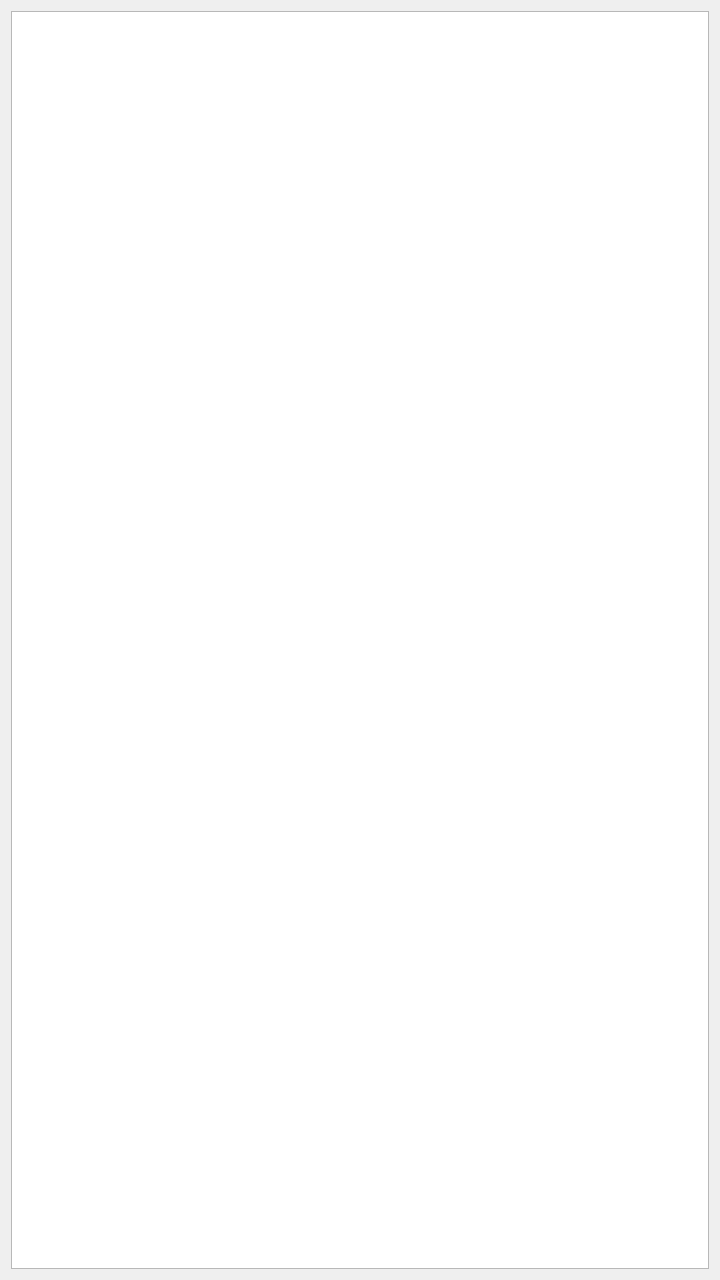
<?xml version="1.0" encoding="UTF-8"?>
<ui version="4.0">
 <class>DialogEditTask</class>
 <widget class="QDialog" name="DialogEditTask">
  <property name="windowModality">
   <enum>Qt::WindowModal</enum>
  </property>
  <property name="geometry">
   <rect>
    <x>0</x>
    <y>0</y>
    <width>720</width>
    <height>1280</height>
   </rect>
  </property>
  <property name="windowTitle">
   <string>Dialog</string>
  </property>
  <layout class="QGridLayout" name="gridLayout">
   <item row="0" column="0">
    <layout class="QVBoxLayout" name="verticalLayout" stretch="0">
     <item>
      <widget class="QPlainTextEdit" name="plainTextEdit"/>
     </item>
    </layout>
   </item>
  </layout>
 </widget>
 <resources/>
 <connections/>
</ui>
